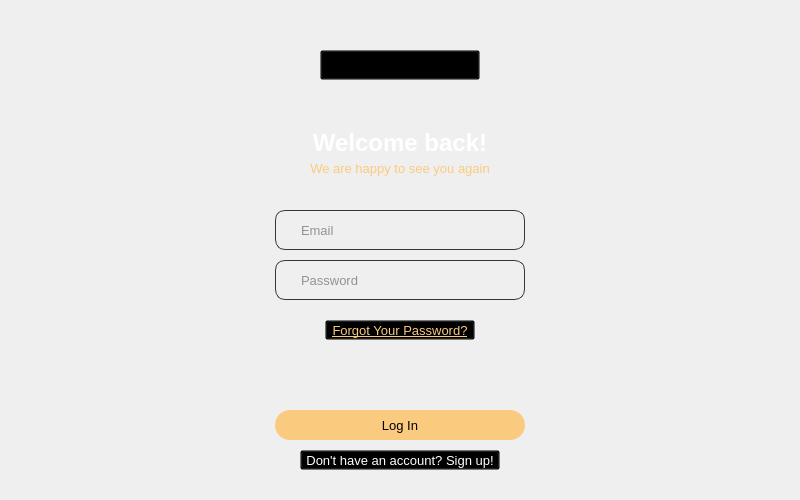
<?xml version="1.0" encoding="UTF-8"?>
<ui version="4.0">
 <class>LoginView</class>
 <widget class="QWidget" name="LoginView">
  <property name="geometry">
   <rect>
    <x>0</x>
    <y>0</y>
    <width>800</width>
    <height>500</height>
   </rect>
  </property>
  <property name="minimumSize">
   <size>
    <width>800</width>
    <height>500</height>
   </size>
  </property>
  <property name="maximumSize">
   <size>
    <width>800</width>
    <height>500</height>
   </size>
  </property>
  <property name="windowTitle">
   <string>OctoVault VPN</string>
  </property>
  <widget class="QLabel" name="lblBackgroundImg">
   <property name="geometry">
    <rect>
     <x>0</x>
     <y>0</y>
     <width>800</width>
     <height>500</height>
    </rect>
   </property>
   <property name="sizePolicy">
    <sizepolicy hsizetype="Ignored" vsizetype="Ignored">
     <horstretch>0</horstretch>
     <verstretch>0</verstretch>
    </sizepolicy>
   </property>
   <property name="minimumSize">
    <size>
     <width>800</width>
     <height>500</height>
    </size>
   </property>
   <property name="maximumSize">
    <size>
     <width>800</width>
     <height>500</height>
    </size>
   </property>
   <property name="text">
    <string/>
   </property>
   <property name="pixmap">
    <pixmap resource="../assets/assets.qrc">:/img/images/img_background.png</pixmap>
   </property>
   <property name="scaledContents">
    <bool>true</bool>
   </property>
   <property name="alignment">
    <set>Qt::AlignCenter</set>
   </property>
  </widget>
  <widget class="QLabel" name="lblLogo">
   <property name="geometry">
    <rect>
     <x>385</x>
     <y>50</y>
     <width>30</width>
     <height>30</height>
    </rect>
   </property>
   <property name="sizePolicy">
    <sizepolicy hsizetype="Ignored" vsizetype="Ignored">
     <horstretch>0</horstretch>
     <verstretch>0</verstretch>
    </sizepolicy>
   </property>
   <property name="minimumSize">
    <size>
     <width>30</width>
     <height>30</height>
    </size>
   </property>
   <property name="maximumSize">
    <size>
     <width>30</width>
     <height>30</height>
    </size>
   </property>
   <property name="text">
    <string/>
   </property>
   <property name="pixmap">
    <pixmap resource="../assets/assets.qrc">:/img/images/logo.png</pixmap>
   </property>
   <property name="scaledContents">
    <bool>true</bool>
   </property>
   <property name="alignment">
    <set>Qt::AlignCenter</set>
   </property>
  </widget>
  <widget class="QWidget" name="usernameHolder" native="true">
   <property name="geometry">
    <rect>
     <x>275</x>
     <y>210</y>
     <width>250</width>
     <height>40</height>
    </rect>
   </property>
   <property name="minimumSize">
    <size>
     <width>250</width>
     <height>40</height>
    </size>
   </property>
   <property name="maximumSize">
    <size>
     <width>250</width>
     <height>40</height>
    </size>
   </property>
   <property name="styleSheet">
    <string notr="true">QWidget{
background:transparent;
border: 1px solid #36353a;
border-radius: 10px;
padding-left: 10px;
}

QWidget:hover{
background:transparent;
border: 1px solid #FACA7F;
border-radius: 10px;
padding-left: 10px;
}</string>
   </property>
   <widget class="QLabel" name="lblProfile">
    <property name="geometry">
     <rect>
      <x>0</x>
      <y>15</y>
      <width>20</width>
      <height>10</height>
     </rect>
    </property>
    <property name="sizePolicy">
     <sizepolicy hsizetype="Ignored" vsizetype="Ignored">
      <horstretch>0</horstretch>
      <verstretch>0</verstretch>
     </sizepolicy>
    </property>
    <property name="minimumSize">
     <size>
      <width>20</width>
      <height>10</height>
     </size>
    </property>
    <property name="maximumSize">
     <size>
      <width>20</width>
      <height>10</height>
     </size>
    </property>
    <property name="layoutDirection">
     <enum>Qt::LeftToRight</enum>
    </property>
    <property name="autoFillBackground">
     <bool>false</bool>
    </property>
    <property name="styleSheet">
     <string notr="true">QLabel{
border-color: transparent;
}</string>
    </property>
    <property name="text">
     <string/>
    </property>
    <property name="textFormat">
     <enum>Qt::AutoText</enum>
    </property>
    <property name="pixmap">
     <pixmap resource="../assets/assets.qrc">:/img/images/icon_profile.png</pixmap>
    </property>
    <property name="scaledContents">
     <bool>true</bool>
    </property>
    <property name="alignment">
     <set>Qt::AlignCenter</set>
    </property>
    <property name="wordWrap">
     <bool>false</bool>
    </property>
   </widget>
   <widget class="QLineEdit" name="editEmail">
    <property name="geometry">
     <rect>
      <x>23</x>
      <y>10</y>
      <width>200</width>
      <height>20</height>
     </rect>
    </property>
    <property name="font">
     <font>
      <pointsize>10</pointsize>
     </font>
    </property>
    <property name="styleSheet">
     <string notr="true">QLineEdit{
background:transparent;
padding-left:0px;
color: #36353a;
border-color: transparent;
}

QLineEdit:hover{
background:transparent;
padding-left:0px;
color: #FACA7F;
border-color: transparent;
}</string>
    </property>
    <property name="placeholderText">
     <string>Email</string>
    </property>
   </widget>
  </widget>
  <widget class="QWidget" name="passHolder" native="true">
   <property name="geometry">
    <rect>
     <x>275</x>
     <y>260</y>
     <width>250</width>
     <height>40</height>
    </rect>
   </property>
   <property name="sizePolicy">
    <sizepolicy hsizetype="Ignored" vsizetype="Ignored">
     <horstretch>0</horstretch>
     <verstretch>0</verstretch>
    </sizepolicy>
   </property>
   <property name="minimumSize">
    <size>
     <width>250</width>
     <height>40</height>
    </size>
   </property>
   <property name="maximumSize">
    <size>
     <width>250</width>
     <height>40</height>
    </size>
   </property>
   <property name="styleSheet">
    <string notr="true">QWidget{
background:transparent;
border: 1px solid #36353a;
border-radius: 10px;
padding-left: 10px;
}

QWidget:hover{
background:transparent;
border: 1px solid #FACA7F;
border-radius: 10px;
padding-left: 10px;
}</string>
   </property>
   <widget class="QLabel" name="lblPass">
    <property name="geometry">
     <rect>
      <x>0</x>
      <y>15</y>
      <width>20</width>
      <height>10</height>
     </rect>
    </property>
    <property name="sizePolicy">
     <sizepolicy hsizetype="Ignored" vsizetype="Ignored">
      <horstretch>0</horstretch>
      <verstretch>0</verstretch>
     </sizepolicy>
    </property>
    <property name="minimumSize">
     <size>
      <width>20</width>
      <height>10</height>
     </size>
    </property>
    <property name="maximumSize">
     <size>
      <width>20</width>
      <height>10</height>
     </size>
    </property>
    <property name="layoutDirection">
     <enum>Qt::LeftToRight</enum>
    </property>
    <property name="autoFillBackground">
     <bool>false</bool>
    </property>
    <property name="styleSheet">
     <string notr="true">QLabel{
border-color: transparent;
}</string>
    </property>
    <property name="text">
     <string/>
    </property>
    <property name="textFormat">
     <enum>Qt::AutoText</enum>
    </property>
    <property name="pixmap">
     <pixmap resource="../assets/assets.qrc">:/img/images/icon_lock.png</pixmap>
    </property>
    <property name="scaledContents">
     <bool>true</bool>
    </property>
    <property name="alignment">
     <set>Qt::AlignCenter</set>
    </property>
    <property name="wordWrap">
     <bool>false</bool>
    </property>
   </widget>
   <widget class="QPushButton" name="btnShowHide">
    <property name="geometry">
     <rect>
      <x>210</x>
      <y>10</y>
      <width>30</width>
      <height>20</height>
     </rect>
    </property>
    <property name="sizePolicy">
     <sizepolicy hsizetype="Ignored" vsizetype="Ignored">
      <horstretch>0</horstretch>
      <verstretch>0</verstretch>
     </sizepolicy>
    </property>
    <property name="minimumSize">
     <size>
      <width>30</width>
      <height>20</height>
     </size>
    </property>
    <property name="maximumSize">
     <size>
      <width>30</width>
      <height>20</height>
     </size>
    </property>
    <property name="autoFillBackground">
     <bool>false</bool>
    </property>
    <property name="styleSheet">
     <string notr="true">QPushButton{
border-color: transparent;
}</string>
    </property>
    <property name="text">
     <string/>
    </property>
    <property name="icon">
     <iconset>
      <normalon>:/img/images/icon_show.png</normalon>
     </iconset>
    </property>
    <property name="iconSize">
     <size>
      <width>16</width>
      <height>16</height>
     </size>
    </property>
   </widget>
   <widget class="QLineEdit" name="editPass">
    <property name="geometry">
     <rect>
      <x>23</x>
      <y>10</y>
      <width>180</width>
      <height>20</height>
     </rect>
    </property>
    <property name="font">
     <font>
      <pointsize>10</pointsize>
     </font>
    </property>
    <property name="acceptDrops">
     <bool>true</bool>
    </property>
    <property name="styleSheet">
     <string notr="true">QLineEdit{
padding-left:0px;
color: #36353a;
border-color: transparent;
}

QLineEdit:hover{
background:transparent;
padding-left:0px;
color: #FACA7F;
border-color: transparent;
}</string>
    </property>
    <property name="frame">
     <bool>false</bool>
    </property>
    <property name="echoMode">
     <enum>QLineEdit::Password</enum>
    </property>
    <property name="alignment">
     <set>Qt::AlignLeading|Qt::AlignLeft|Qt::AlignVCenter</set>
    </property>
    <property name="placeholderText">
     <string>Password</string>
    </property>
   </widget>
  </widget>
  <widget class="QPushButton" name="btnForget">
   <property name="geometry">
    <rect>
     <x>325</x>
     <y>320</y>
     <width>150</width>
     <height>20</height>
    </rect>
   </property>
   <property name="minimumSize">
    <size>
     <width>150</width>
     <height>20</height>
    </size>
   </property>
   <property name="maximumSize">
    <size>
     <width>150</width>
     <height>20</height>
    </size>
   </property>
   <property name="font">
    <font>
     <pointsize>10</pointsize>
     <underline>true</underline>
    </font>
   </property>
   <property name="autoFillBackground">
    <bool>false</bool>
   </property>
   <property name="styleSheet">
    <string notr="true">QPushButton{
text-decoration: underline;
color: #FACA7F;
background-color: transparent;
}</string>
   </property>
   <property name="text">
    <string>Forgot Your Password?</string>
   </property>
  </widget>
  <widget class="QPushButton" name="btnSignUp">
   <property name="geometry">
    <rect>
     <x>300</x>
     <y>450</y>
     <width>200</width>
     <height>20</height>
    </rect>
   </property>
   <property name="minimumSize">
    <size>
     <width>200</width>
     <height>20</height>
    </size>
   </property>
   <property name="maximumSize">
    <size>
     <width>200</width>
     <height>20</height>
    </size>
   </property>
   <property name="font">
    <font>
     <pointsize>10</pointsize>
     <bold>false</bold>
     <underline>false</underline>
     <kerning>false</kerning>
    </font>
   </property>
   <property name="autoFillBackground">
    <bool>false</bool>
   </property>
   <property name="styleSheet">
    <string notr="true">QPushButton{
color: #FFFFFF;
background-color: transparent;
}</string>
   </property>
   <property name="text">
    <string>Don't have an account? Sign up!</string>
   </property>
  </widget>
  <widget class="QPushButton" name="btnLogin">
   <property name="geometry">
    <rect>
     <x>275</x>
     <y>410</y>
     <width>250</width>
     <height>30</height>
    </rect>
   </property>
   <property name="minimumSize">
    <size>
     <width>250</width>
     <height>30</height>
    </size>
   </property>
   <property name="maximumSize">
    <size>
     <width>250</width>
     <height>30</height>
    </size>
   </property>
   <property name="font">
    <font>
     <pointsize>10</pointsize>
     <bold>false</bold>
     <kerning>false</kerning>
    </font>
   </property>
   <property name="autoFillBackground">
    <bool>false</bool>
   </property>
   <property name="styleSheet">
    <string notr="true">QPushButton{
background:#FACA7F;
border-radius: 15px;
color:#000000;
}</string>
   </property>
   <property name="text">
    <string>Log In</string>
   </property>
  </widget>
  <widget class="QLabel" name="lblSpinner">
   <property name="geometry">
    <rect>
     <x>385</x>
     <y>360</y>
     <width>30</width>
     <height>30</height>
    </rect>
   </property>
   <property name="text">
    <string/>
   </property>
   <property name="scaledContents">
    <bool>true</bool>
   </property>
  </widget>
  <widget class="QLabel" name="lblIntroOne">
   <property name="geometry">
    <rect>
     <x>300</x>
     <y>130</y>
     <width>200</width>
     <height>26</height>
    </rect>
   </property>
   <property name="font">
    <font>
     <pointsize>18</pointsize>
     <bold>true</bold>
    </font>
   </property>
   <property name="styleSheet">
    <string notr="true">QLabel{
color:#FFFFFF;
}</string>
   </property>
   <property name="text">
    <string>Welcome back!</string>
   </property>
   <property name="alignment">
    <set>Qt::AlignCenter</set>
   </property>
  </widget>
  <widget class="QLabel" name="lblIntroTwo">
   <property name="geometry">
    <rect>
     <x>250</x>
     <y>160</y>
     <width>300</width>
     <height>16</height>
    </rect>
   </property>
   <property name="font">
    <font>
     <pointsize>10</pointsize>
    </font>
   </property>
   <property name="styleSheet">
    <string notr="true">QLabel{
color:#FACA7F;
}</string>
   </property>
   <property name="text">
    <string>We are happy to see you again</string>
   </property>
   <property name="alignment">
    <set>Qt::AlignCenter</set>
   </property>
  </widget>
  <widget class="QLabel" name="lblLogoTwo">
   <property name="geometry">
    <rect>
     <x>335</x>
     <y>50</y>
     <width>130</width>
     <height>30</height>
    </rect>
   </property>
   <property name="text">
    <string/>
   </property>
   <property name="pixmap">
    <pixmap resource="../assets/assets.qrc">:/img/images/logo_text.png</pixmap>
   </property>
   <property name="scaledContents">
    <bool>true</bool>
   </property>
  </widget>
  <widget class="QPushButton" name="btnChangeLogo">
   <property name="geometry">
    <rect>
     <x>320</x>
     <y>50</y>
     <width>160</width>
     <height>30</height>
    </rect>
   </property>
   <property name="styleSheet">
    <string notr="true">QPushButton{
background:transparent;
}</string>
   </property>
   <property name="text">
    <string/>
   </property>
  </widget>
 </widget>
 <resources>
  <include location="../assets/assets.qrc"/>
 </resources>
 <connections/>
</ui>
